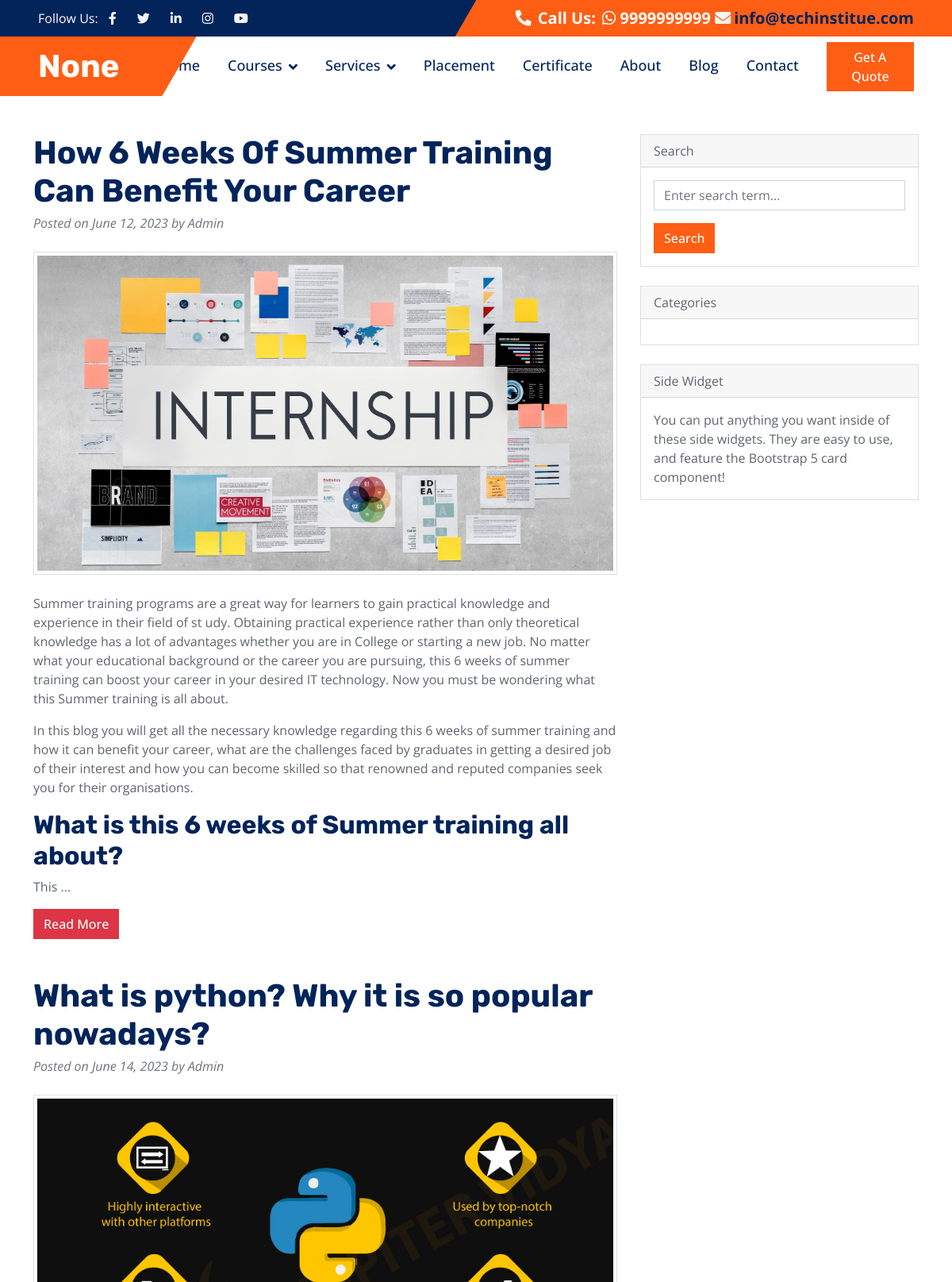
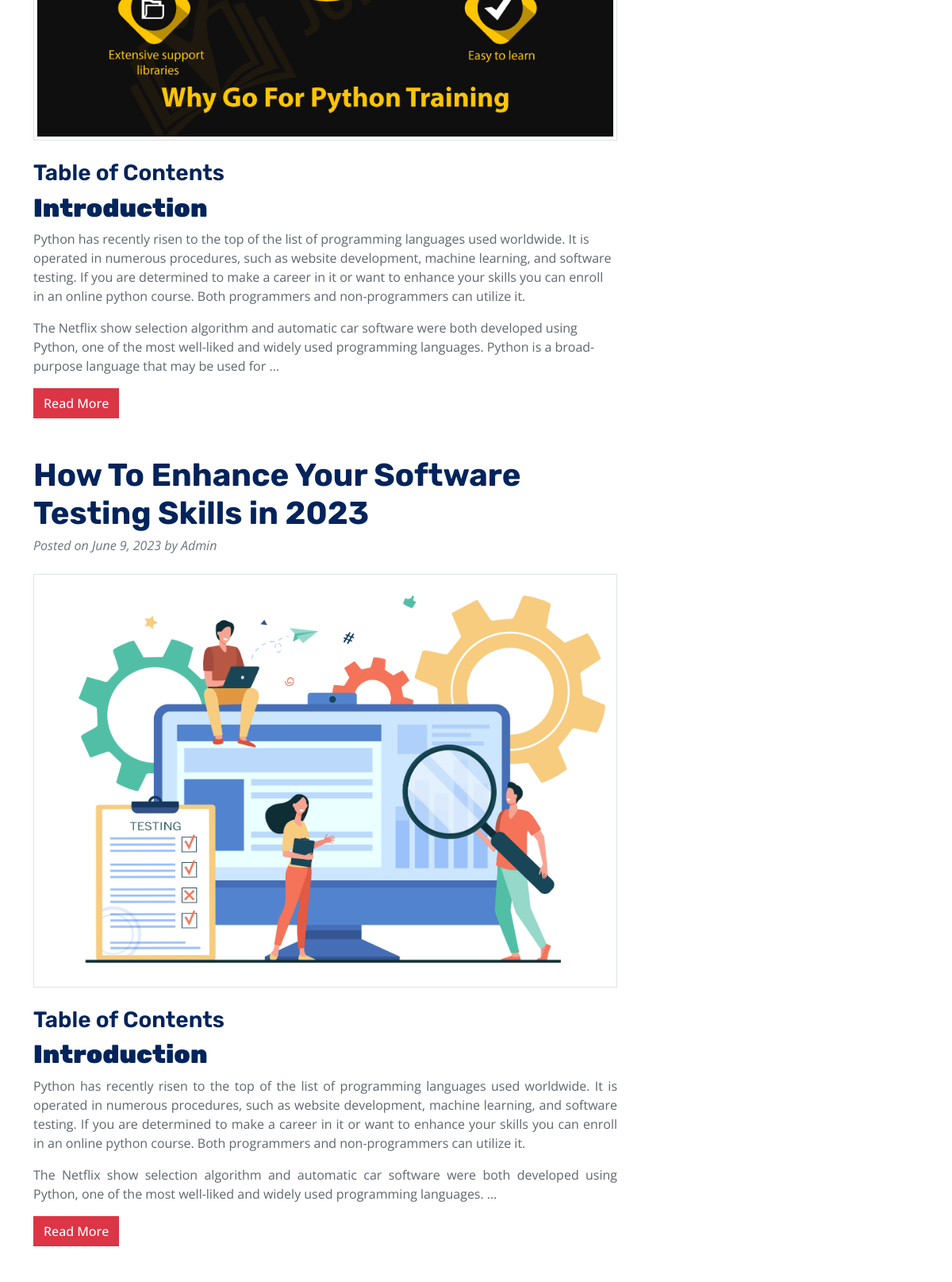
/categoryposts/1 (upper part), run on the app's committed database (2 pictures, top to bottom).
### mainheader/models.py (models this page shows)
class mainHeader(models.Model):
    header_title = models.CharField(max_length=50)
    header_social_url_twt = models.URLField(max_length=200)
    header_socila_url_link = models.URLField(max_length=200)
    header_social_url_fb = models.URLField(max_length=200)
    header_social_url_insta = models.URLField(max_length=200)
    header_social_url_yt = models.URLField(max_length=200)
    header_contact = models.CharField(max_length=12)
    header_email = models.EmailField(max_length=254)

### blogposts/models.py (models this page shows, shortened)
class blogPosts(models.Model):
    post_slug = AutoSlugField(populate_from='post_tittle',unique=True,null=True,default=None)
    post_category = models.ForeignKey(postCategories,on_delete=models.CASCADE,default=1)
    post_tittle = models.CharField(max_length=300)
    post_image = models.FileField(upload_to='postimages/', max_length=250,null=False,default=None)
    posted_on = models.DateField(auto_now=False, auto_now_add=False)
    posted_by = models.CharField(max_length=100)
    post_content = HTMLField()

### techblog/views.py (the view)
# urls.py: path('categoryposts/<id>',views.CategoryPosts),
def CategoryPosts(request,id):
    mainheader = mainHeader.objects.all()
    headermenu = headerMenu.objects.all()
    footercontact=footerContact.objects.all()
    quicklinks = quickLinks.objects.all()
    businesshours = BusinessHours.objects.all()
    contactinfo = contactData.objects.all()
    postcategories = postCategories.objects.all()
    categoryposts = blogPosts.objects.filter(post_category_id=id)
    data = {
        'title' :'mohit',
        'mainheader':mainheader,
        'headermenu':headermenu,
        'footercontact':footercontact,
        'quicklinks':quicklinks,
        'businesshours':businesshours,
        'contactpageinfo':contactinfo,
        'categoryposts':categoryposts,
        'postcategories':postcategories
    }
    return render(request,'categoryposts.html',data)

### templates/categoryposts.html (shortened to what this page needs)
{% extends "base.html" %}
{% block content %}
        <div class="container mt-5">
            <div class="row">
                <div class="col-lg-8">
                    {% if categoryposts %}
                    {% for post in categoryposts %}
                    <article>
                        <header class="mb-4">
                            <a href="/details/{{post.post_slug}}"><h1 class="fw-bolder mb-1">{{post.post_tittle}}</h1></a>
                            <div class="text-muted fst-italic mb-2">Posted on {{post.posted_on}} by {{post.posted_by}}</div>
                        </header>
                        <figure class="mb-4"><img class="img-fluid rounded img-thumbnail" src="/media/{{post.post_image}}" alt="..." /></figure>
                        <section class="mb-5">
                            <p class="fs-5 mb-4  text-justify" id="content">{{post.post_content|truncatewords:150|safe}}</p>
                            <a href="/details/{{post.post_slug}}" class="btn btn-danger">Read More</a>
                        </section>
                    </article>
                    {% endfor %}
                    {% else %}
                        <h3 class="card p-3 bg-warning">No Posts found!</h3>
                    {% endif %}
                </div>
                {% block sidebar%}
                {% include 'sidebar.html'%}
                {% endblock %}
            </div>
        </div>
{% endblock %}

### templates/base.html (shortened to what this page needs)
{% include 'header.html' %}
{% block content %}{% endblock %}
{% include "footer.html" %}

### templates/header.html (shortened to what this page needs)
{% load static %}
<!DOCTYPE html>
<html lang="en">
<head>
        <link href="https://cdn.jsdelivr.net/npm/bootstrap@5.0.2/dist/css/bootstrap.min.css" rel="stylesheet">
    <link href="https://cdnjs.cloudflare.com/ajax/libs/font-awesome/5.10.0/css/all.min.css" rel="stylesheet">
    <link href="https://cdn.jsdelivr.net/npm/bootstrap-icons@1.4.1/font/bootstrap-icons.css" rel="stylesheet">
    <link href="{% static 'lib/animate/animate.min.css' %}" rel="stylesheet">
    <link href="{% static 'lib/owlcarousel/assets/owl.carousel.min.css' %}" rel="stylesheet">
    <link href="{% static 'css/bootstrap.min.css' %}" rel="stylesheet">
    <link href="{% static 'css/main.css' %}" rel="stylesheet">
    <link href="{% static 'css/style.css' %}" rel="stylesheet">
</head>
<body>
    <div class="container-fluid bg-dark px-0">
        <div class="row g-0 d-none d-lg-flex">
            {% for item in mainheader %}
            <div class="col-lg-6 ps-5 text-start">
                <div class="h-100 d-inline-flex align-items-center text-white">
                    <span>Follow Us:</span>
                    <a class="btn btn-link text-light" target="_blank" href="{{item.header_social_url_fb}}"><i class="fab fa-facebook-f"></i></a>
                    <a class="btn btn-link text-light" target="_blank" href="{{item.header_social_url_twt}}"><i class="fab fa-twitter"></i></a>
                    <a class="btn btn-link text-light" target="_blank" href="{{item.header_socila_url_link}}"><i class="fab fa-linkedin-in"></i></a>
                    <a class="btn btn-link text-light" target="_blank" href="{{item.header_social_url_insta}}"><i class="fab fa-instagram"></i></a>
                    <a class="btn btn-link text-light" target="_blank" href="{{item.header_social_url_yt}}"><i class="fab fa-youtube"></i></a>
                </div>
            </div>
            <div class="col-lg-6 text-end">
                <div class="h-100 topbar-right d-inline-flex align-items-center text-white py-2 px-5">
                    <span class="fs-5 fw-bold me-2"><i class="fa fa-phone-alt me-2"></i>Call Us:</span>
                    <span class="fs-5 fw-bold"><i class="fab fa-whatsapp"></i> {{item.header_contact}} </span>
                    <a href="mailto:{{item.header_email}}" class="text-dark"><span class="fs-5 fw-bold">&nbsp;<i class="fa fa-envelope me-1 text-light"></i>{{item.header_email}}</span>
                </div>
            </div>
        </div>
        {%endfor%}
    </div>
    <nav class="navbar navbar-expand-lg bg-white navbar-light sticky-top py-0 pe-5">
        <a href="{% url 'home' %}" class="navbar-brand ps-5 me-0">
            {% for item in mainheader %}
            <h1 class="text-white m-0">{{item.header_title}}</h1>
            {%endfor%}
        </a>
        <div class="collapse navbar-collapse" id="navbarCollapse">
            <div class="navbar-nav ms-auto p-4 p-lg-0">
                <a href="{% url 'home' %} " class="nav-item nav-link">Home</a>
                <div class="nav-item dropdown">
                    <a href="#" class="nav-link dropdown-toggle" data-bs-toggle="dropdown">Courses</a>
                </div>
               <div class="nav-item dropdown">
                    <a href="!#" class="nav-link dropdown-toggle" data-bs-toggle="dropdown">Services</a>
                </div>
                <a href="{% url 'placement' %}" class="nav-item nav-link">Placement</a>
                <a href="{% url 'certificate' %}" class="nav-item nav-link">Certificate</a>
                <a href="{% url 'about' %}" class="nav-item nav-link">About</a>
                <a href="{% url 'blog' %}" class="nav-item nav-link">Blog</a>
                <a href="{% url 'contact' %}" class="nav-item nav-link">Contact</a>
            </div>
            <a href="" class="btn btn-primary px-3 d-none d-lg-block">Get A Quote</a>
        </div>
    </nav>

### templates/sidebar.html (shortened to what this page needs)
<div class="col-lg-4">
    <div class="card mb-4">
        <div class="card-header">Search</div>
        <div class="card-body">
            <div class="">
                <form method="get" action="{% url 'details' %}">
                <input class="form-control mb-3" name="posttitle" type="text" placeholder="Enter search term..." aria-label="Enter search term..." aria-describedby="button-search"/>
                <input class="btn btn-primary" id="button-search" type="submit" value="Search"></button>
                </form>
            </div>
        </div>
    </div>
    <div class="card mb-4">
        <div class="card-header">Categories</div>
        <div class="card-body">
        </div>
    </div>
    <div class="card mb-4">
        <div class="card-header">Side Widget</div>
        <div class="card-body">You can put anything you want inside of these side widgets. They are easy to use, and feature the Bootstrap 5 card component!</div>
    </div>
</div>

### templates/footer.html (shortened to what this page needs)
{% load static %}
</body>
</html>

### static/css/main.css (style rules this page uses)
.card, .card-img-top { max-width: 100% !important; max-height: 100% !important; margin-left:5px; margin-bottom:20px; }

### static/css/style.css (style rules this page uses)
:root { --primary: #FF5E14; --secondary: #5F656F; --light: #F5F5F5; --dark: #02245B; }
h1, h2, .h1, .h2, .fw-bold { font-weight: 700 !important; }
h3, h4, .h3, .h4, .fw-medium { font-weight: 600 !important; }
.btn { transition: .5s; font-weight: 500; }
.btn-primary, .btn-outline-primary:hover { color: #FFFFFF; }
.topbar-right { position: relative; background: var(--primary); }
.topbar-right::before { position: absolute; content: ""; width: 30px; height: 100%; top: 0; left: -15px; transform: skewX(-30deg); background-color: var(--primary); }
.navbar.sticky-top { top: -100px; transition: .5s; }
.navbar .navbar-brand { position: relative; padding-right: 50px; height: 75px; display: flex; align-items: center; background: var(--primary); }
.navbar .navbar-brand::after { position: absolute; content: ""; width: 50px; height: 100%; top: 0; right: -25px; transform: skewX(-30deg); background-color: var(--primary); }
.navbar .navbar-nav .nav-link { margin-right: 35px; padding: 20px 0; color: var(--dark); font-size: 18px; font-weight: 500; outline: none; }
.navbar .dropdown-toggle::after { border: none; content: "\f107"; font-family: "Font Awesome 5 Free"; font-weight: 900; vertical-align: middle; margin-left: 8px; }

### data on the page
mainHeader: header_contact "9999999999", header_email "info@techinstitue.com", header_title "None"
blogPosts: post_tittle "How 6 Weeks Of Summer Training Can Benefit Your Career", posted_on "June 12, 2023", posted_by "Admin", post_image (picture), post_content "Summer training programs are a great way for learners to gain practical knowledge and experience in their field of st udy. Obtaining practical experience rather than only theoretical knowledge has a lot of advantages whether you are in College or starting a new job. No matter what your educational background or the career you are pursuing, this 6 weeks of summer training can boost your career in your desired IT technology. Now you must be wondering what this Summer training is all about. In this blog you will get all the necessary knowledge regarding this 6 weeks of summer training and how it can benefit your career, what are the challenges faced by graduates in getting a desired job of…"
blogPosts: post_tittle "What is python? Why it is so popular nowadays?", posted_on "June 14, 2023", posted_by "Admin", post_image (picture), post_content "Table of Contents Introduction Python has recently risen to the top of the list of programming languages used worldwide. It is operated in numerous procedures, such as website development, machine learning, and software testing. If you are determined to make a career in it or want to enhance your skills you can enroll in an online python course. Both programmers and non-programmers can utilize it. The Netflix show selection algorithm and automatic car software were both developed using Python, one of the most well-liked and widely used programming languages. Python is a broad-purpose language that may be used for …"
blogPosts: post_tittle "How To Enhance Your Software Testing Skills in 2023", posted_on "June 9, 2023", posted_by "Admin", post_image (picture), post_content "Table of Contents Introduction Python has recently risen to the top of the list of programming languages used worldwide. It is operated in numerous procedures, such as website development, machine learning, and software testing. If you are determined to make a career in it or want to enhance your skills you can enroll in an online python course. Both programmers and non-programmers can utilize it. The Netflix show selection algorithm and automatic car software were both developed using Python, one of the most well-liked and widely used programming languages. …"
